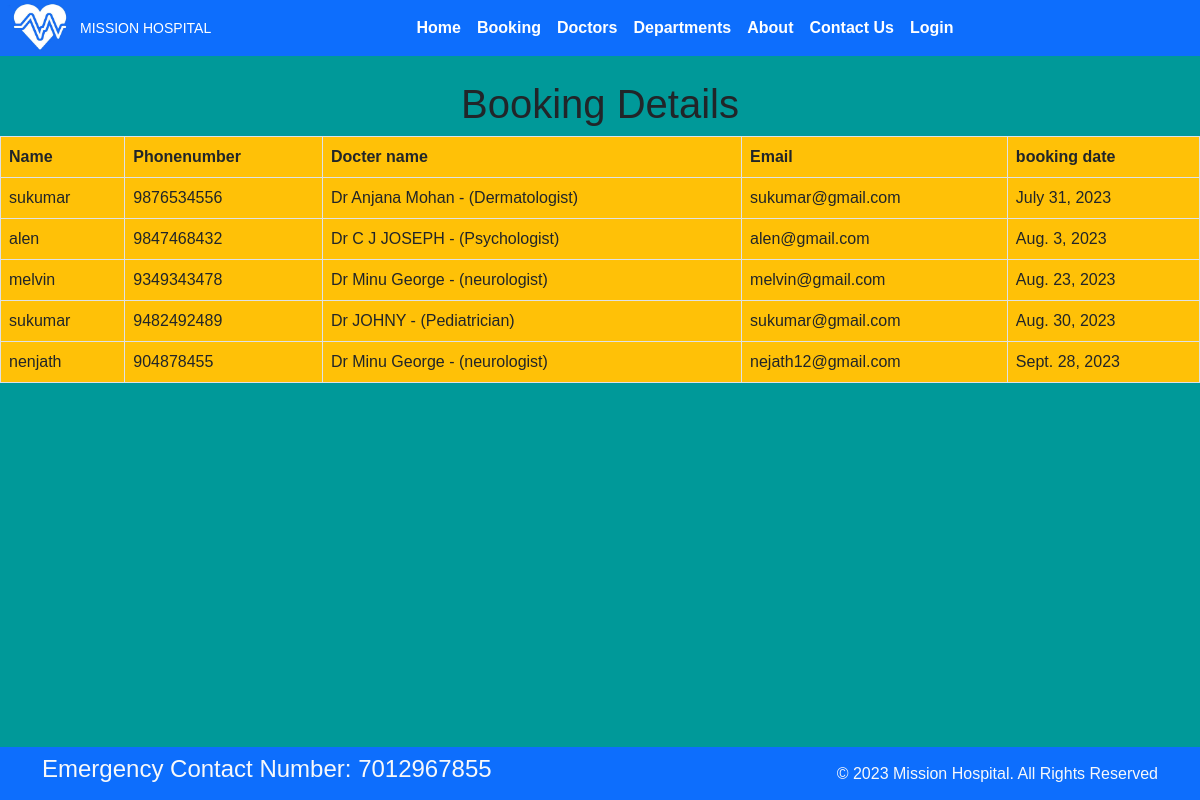
The app's page /bookingdetails, older data.
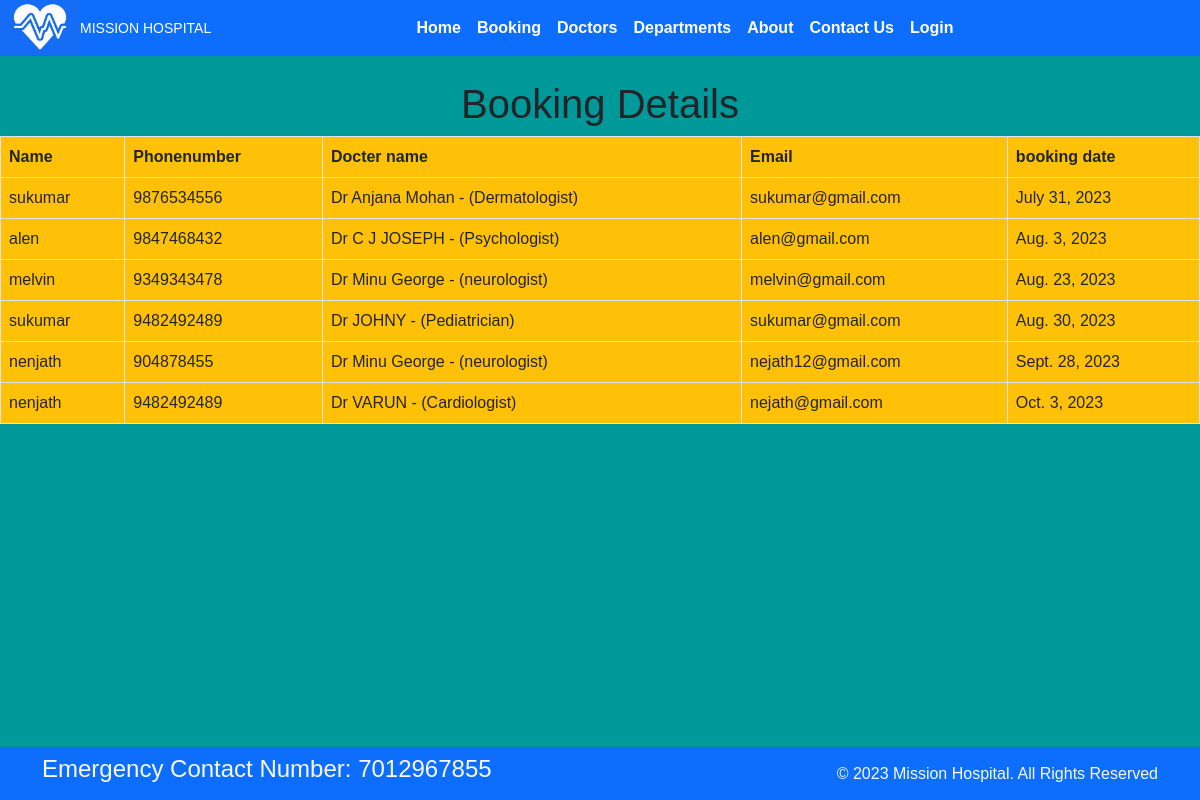
The same page, newer data.
### home/models.py (models this page shows)
class Booking(models.Model):
    p_name = models.CharField(max_length=255)
    p_phone = models.CharField(max_length=10)
    p_email = models.EmailField()
    doc_name = models.ForeignKey(Doctors, on_delete=models.CASCADE)
    booking_date = models.DateField()
    booked_on = models.DateField(auto_now=True)

class Doctors(models.Model):
    doc_name = models.CharField(max_length=255)
    doc_spec = models.CharField(max_length=255)
    dep_name = models.ForeignKey(Departments, on_delete=models.CASCADE)
    doc_image = models.ImageField(upload_to='doctors')
    def __str__(self):
        return 'Dr ' + self.doc_name + ' - (' + self.doc_spec + ')'

### home/views.py (the view)
# urls.py: path('bookingdetails', views.bookingdetails,name='bookingdetails'),
def bookingdetails(request):
    b=Booking.objects.all()
    return render(request,"bookingdetails.html",{'b':b})

### templates/bookingdetails.html
{% extends 'base.html' %}
{% load static %}
{% block content %}
<h1 class="text-center">Booking Details</h1>
<table class="table table-bordered bg-warning">
    <tr>
        <th>Name</th>
        <th>Phonenumber</th>
        <th>Docter name</th>
        <th>Email</th>
        <th>booking date</th>
    </tr>
    {% for i in b %}
    <tr>
        <td>{{i.p_name}}</td>
        <td>{{i.p_phone}}</td>
        <td>{{i.doc_name}}</td>
        <td>{{i.p_email}}</td>
        <td>{{i.booking_date}}</td>
    </tr>
    {% endfor %}
</table>
{% endblock %}

### templates/base.html (shortened to what this page needs)
<!DOCTYPE html>
{% load static %}
<html>
  <head>
    <link rel="stylesheet" href=" https://cdn.jsdelivr.net/npm/bootstrap@5.1.3/dist/css/bootstrap.min.css ">
    <link rel="stylesheet" href="https://use.fontawesome.com/releases/v5.2.0/css/all.css">
    <link rel="stylesheet" href="{% static '/css/style.css' %}">
  </head>
  <body>
   <nav class="navbar bg-primary navbar-expand-md fixed-top " >
  <div class="container">
    <div class="col-2 text-left pl-md-0">
          <img src="{% static 'images/icon.jpg' %}" height="60px" style="    left: 0px;
    position: fixed;
    top: 0px;
    height: 55px;" width="80px" alt="">
          <h3 class="text-white" style="    text-wrap: nowrap;
    font-size: 14px;
    position: fixed;
    left: 80px;
    top: 20px;"> MISSION HOSPITAL </h3>
        </div>
        <div
          class="collapse navbar-collapse justify-content-center col-md-8 navbar-collapse-3">
          <ul class="navbar-nav justify-content-center  fw-bold">
            <li class="nav-item active">
              <a class="nav-link text-white" href="{% url 'home' %}">Home </a>
            </li>
            <li class="nav-item">
              <a class="nav-link text-white" href="{% url 'booking' %}">Booking</a>
            </li>
              <li class="nav-item">
              <a class="nav-link text-white" href="{% url 'doctors' %}">Doctors</a>
            </li>
			 <li class="nav-item">
              <a class="nav-link text-white" href="{% url 'department' %}">Departments</a>
            </li>
             <li class="nav-item">
              <a class="nav-link text-white" href="{% url 'about' %}">About</a>
            </li>
            <li class="nav-item">
              <a class="nav-link text-white" href="{% url 'contact' %}">Contact Us</a>
            </li>
               {% if user.is_authenticated %}
              <li class="nav-item">
              <a class="nav-link text-white" href="{% url 'bookingdetails' %}">Booking Details</a>
            </li>
             <li class="nav-item">
              <a class="nav-link text-white" href="{% url 'logout' %}">logout</a>
            </li>
            {% else %}
            <li class="nav-item">
              <a class="nav-link text-white" href="{% url 'login' %}">Login</a>
            </li>
            {% endif %}
            <ul class="navbar-nav p-2">
        </ul>
          </ul>
        </div>
      </div>
    </nav>
<div style="padding-top:80px">
{% block content %}{% endblock %}
<br/>
   <br/>
    <section class="">
      <footer class="pt-2 pb-2  bg-primary text-light" style="position: fixed;bottom: 0px;width: 100%">
        <div class="container">
          <div class="row align-items-center">
            <div class="col-12 col-md-8">
              <h4>Emergency Contact Number: 7012967855</h4>
            </div>
            <div class="col-12 col-md-4 mt-4 mt-md-0 text-center text-md-end">
              © 2023 Mission Hospital. All Rights Reserved
            </div>
          </div>
        </div>
      </footer>
    </section>
  </body>
</html>

### static/css/style.css (style rules this page uses)
body { font-family: Arial, sans-serif; margin: 0; padding: 0; }

### templates/base.html (style rules this page uses)
body { background-color:#009999; }

Row changes from the older to the newer data that the page shows:
added Booking: p_name "nenjath", p_phone "9482492489", doc_name "Dr VARUN - (Cardiologist)", p_email "nejath@gmail.com", booking_date "Oct. 3, 2023"
